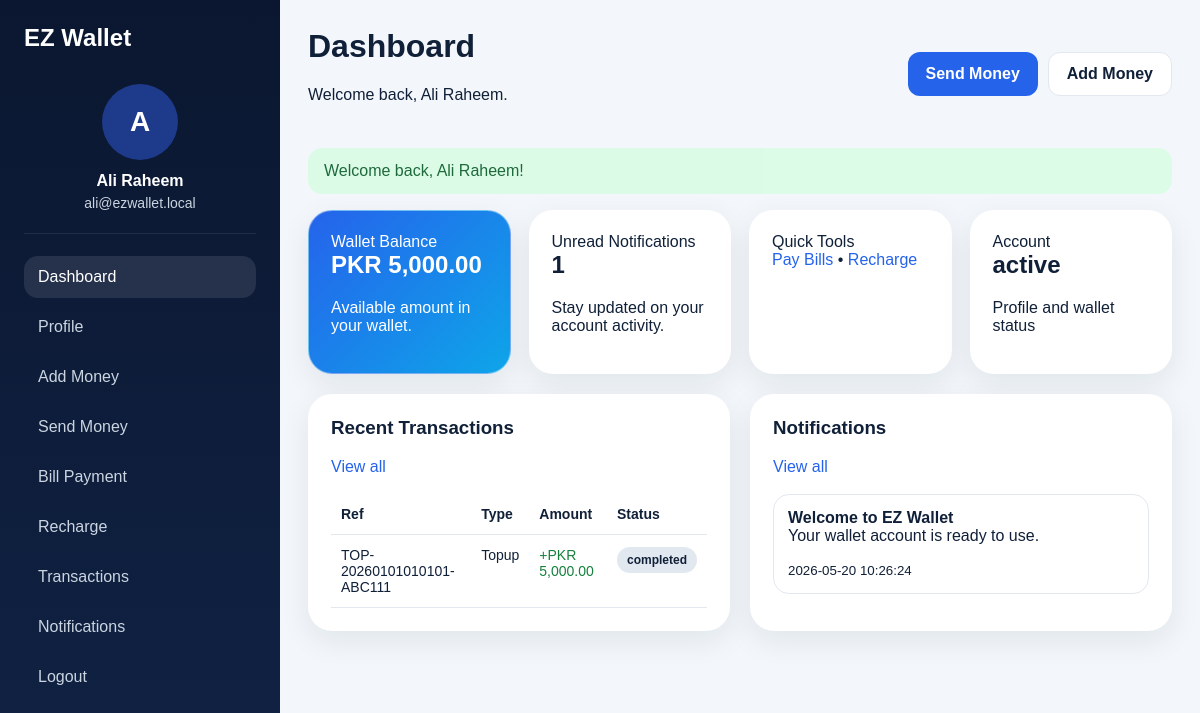
The page /public/index.php?route=dashboard (signed in) on the database its author committed.
### tables this page shows
CREATE TABLE wallets (id INT AUTO_INCREMENT PRIMARY KEY,user_id INT NOT NULL UNIQUE,balance DECIMAL(12,2) NOT NULL DEFAULT 0.00,created_at DATETIME NOT NULL,updated_at DATETIME NOT NULL,CONSTRAINT fk_wallet_user FOREIGN KEY (user_id) REFERENCES users(id) ON DELETE CASCADE);

CREATE TABLE users (id INT AUTO_INCREMENT PRIMARY KEY,name VARCHAR(120) NOT NULL,username VARCHAR(80) NOT NULL UNIQUE,email VARCHAR(150) NOT NULL UNIQUE,phone VARCHAR(30) NOT NULL,password_hash VARCHAR(255) NOT NULL,role ENUM('admin','user') NOT NULL DEFAULT 'user',status ENUM('active','inactive') NOT NULL DEFAULT 'active',avatar VARCHAR(255) NULL,created_at DATETIME NOT NULL,updated_at DATETIME NOT NULL);

CREATE TABLE transactions (id INT AUTO_INCREMENT PRIMARY KEY,reference_no VARCHAR(60) NOT NULL,user_id INT NOT NULL,related_user_id INT NULL,type ENUM('topup','transfer','bill_payment','recharge') NOT NULL,direction ENUM('credit','debit') NOT NULL,amount DECIMAL(12,2) NOT NULL,fee DECIMAL(12,2) NOT NULL DEFAULT 0.00,description VARCHAR(255) NULL,status ENUM('pending','completed','failed') NOT NULL DEFAULT 'completed',created_at DATETIME NOT NULL,INDEX idx_transaction_user (user_id),INDEX idx_reference (reference_no),CONSTRAINT fk_transaction_user FOREIGN KEY (user_id) REFERENCES users(id) ON DELETE CASCADE,CONSTRAINT fk_transaction_related_user FOREIGN KEY (related_user_id) REFERENCES users(id) ON DELETE SET NULL);

CREATE TABLE notifications (id INT AUTO_INCREMENT PRIMARY KEY,user_id INT NOT NULL,title VARCHAR(150) NOT NULL,message TEXT NOT NULL,is_read TINYINT(1) NOT NULL DEFAULT 0,created_at DATETIME NOT NULL,INDEX idx_notification_user (user_id),CONSTRAINT fk_notification_user FOREIGN KEY (user_id) REFERENCES users(id) ON DELETE CASCADE);

### controllers/BaseController.php (called while the page is built, shortened)
<?php
abstract class BaseController
{
    protected function view(string $view, array $data = [], string $layout = 'app'): void
    {
        extract($data);
        $layoutFile = __DIR__ . '/../views/layouts/' . $layout . '.php';
        require $layoutFile;
    }
}

### controllers/UserController.php (called while the page is built, shortened)
<?php
class UserController extends BaseController
{
    public function dashboard(): void
    {
        require_login(); $user=auth_user(); $tx=new Transaction(); $note=new Notification();
        $this->view('user/dashboard', ['title'=>'Dashboard','user'=>$user,'recentTransactions'=>$tx->recentByUser((int)$user['id'],6),'notifications'=>$note->getByUser((int)$user['id'],6),'unreadCount'=>$note->unreadCount((int)$user['id'])], 'dashboard');
    }
}

### public/index.php (called while the page is built, shortened)
<?php
require_once __DIR__ . '/../routes/web.php';
$route = $_GET['route'] ?? 'home';
[$controllerClass, $method] = $routes[$route];
$controller = new $controllerClass();
$controller->$method();

### models/BaseModel.php (called while the page is built, shortened)
<?php
abstract class BaseModel
{
    public function __construct()
    {
        $this->db = Database::getInstance();
    }
}

### config/database.php (called while the page is built)
<?php
class Database
{
    private static ?PDO $instance = null;
    public static function getInstance(): PDO
    {
        if (self::$instance === null) {
            $config = require __DIR__ . '/app.php';
            $db = $config['db'];
            $dsn = sprintf(
                'mysql:host=%s;port=%s;dbname=%s;charset=%s',
                $db['host'],
                $db['port'],
                $db['database'],
                $db['charset']
            );
            self::$instance = new PDO($dsn, $db['username'], $db['password'], [
                PDO::ATTR_ERRMODE => PDO::ERRMODE_EXCEPTION,
                PDO::ATTR_DEFAULT_FETCH_MODE => PDO::FETCH_ASSOC,
                PDO::ATTR_EMULATE_PREPARES => false,
            ]);
        }
        return self::$instance;
    }
}

### models/User.php (called while the page is built, shortened)
<?php
class User extends BaseModel
{
    public function findById(int $id): ?array
    {
        $stmt = $this->db->prepare("SELECT u.*, w.balance FROM users u LEFT JOIN wallets w ON w.user_id=u.id WHERE u.id=?");
        $stmt->execute([$id]);
        return $stmt->fetch() ?: null;
    }
}

### includes/auth.php (called while the page is built, shortened)
<?php
function auth_user(): ?array
{
    if (!empty($_SESSION['user_id'])) {
        return (new User())->findById((int)$_SESSION['user_id']);
    }
    return null;
}

### includes/helpers.php (called while the page is built, shortened)
<?php
function app_config(): array
{
    static $config = null;
    if ($config === null) {
        $config = require __DIR__ . '/../config/app.php';
    }
    return $config;
}
function base_url(string $path = ''): string
{
    $base = rtrim(app_config()['base_path'], '/');
    $path = ltrim($path, '/');
    return $base . ($path ? '/' . $path : '');
}
function e(?string $value): string
{
    return htmlspecialchars((string)$value, ENT_QUOTES, 'UTF-8');
}
function money(float $amount): string
{
    return app_config()['currency'] . ' ' . number_format($amount, 2);
}
function current_route(): string
{
    return $_GET['route'] ?? 'home';
}
function route_is(string $route): bool
{
    return current_route() === $route;
}

### config/app.php (called while the page is built)
<?php
return [
    'app_name' => 'EZ Wallet Secure Financial Transaction',
    'base_path' => '/ez_wallet_secure/public',
    'db' => [
        'host' => '127.0.0.1',
        'port' => '3306',
        'database' => 'ez_wallet_secure',
        'username' => 'root',
        'password' => '',
        'charset' => 'utf8mb4',
    ],
    'currency' => 'PKR',
    'upload_dir' => dirname(__DIR__) . '/uploads/avatars',
    'max_upload_size' => 2097152,
];

### models/Transaction.php (called while the page is built, shortened)
<?php
class Transaction extends BaseModel
{
    public function recentByUser(int $userId, int $limit=5): array
    {
        $stmt=$this->db->prepare("SELECT * FROM transactions WHERE user_id=? ORDER BY created_at DESC LIMIT {$limit}");
        $stmt->execute([$userId]); return $stmt->fetchAll();
    }
}

### models/Notification.php (called while the page is built, shortened)
<?php
class Notification extends BaseModel
{
    public function getByUser(int $userId, int $limit=10): array
    {
        $stmt=$this->db->prepare("SELECT * FROM notifications WHERE user_id=? ORDER BY created_at DESC LIMIT {$limit}");
        $stmt->execute([$userId]);
        return $stmt->fetchAll();
    }
}

### views/user/dashboard.php (the view)
<div class="stats-grid"><div class="stat-card primary"><span>Wallet Balance</span><h2><?= money((float)$user['balance']) ?></h2><p>Available amount in your wallet.</p></div><div class="stat-card"><span>Unread Notifications</span><h2><?= (int)$unreadCount ?></h2><p>Stay updated on your account activity.</p></div><div class="stat-card"><span>Quick Tools</span><p><a href="<?= base_url('index.php?route=wallet/bill-payment') ?>">Pay Bills</a> • <a href="<?= base_url('index.php?route=wallet/recharge') ?>">Recharge</a></p></div><div class="stat-card"><span>Account</span><h2><?= e($user['status']) ?></h2><p>Profile and wallet status</p></div></div><div class="grid-2 section-gap"><div class="card"><div class="card-head between"><h3>Recent Transactions</h3><a href="<?= base_url('index.php?route=transactions') ?>">View all</a></div><div class="table-wrap"><table><thead><tr><th>Ref</th><th>Type</th><th>Amount</th><th>Status</th></tr></thead><tbody><?php foreach ($recentTransactions as $tx): ?><tr><td><?= e($tx['reference_no']) ?></td><td><?= e(ucwords(str_replace('_', ' ', $tx['type']))) ?></td><td class="<?= $tx['direction']==='credit' ? 'text-success' : 'text-danger' ?>"><?= $tx['direction']==='credit' ? '+' : '-' ?><?= money((float)$tx['amount']) ?></td><td><span class="badge"><?= e($tx['status']) ?></span></td></tr><?php endforeach; ?><?php if (!$recentTransactions): ?><tr><td colspan="4">No transactions found.</td></tr><?php endif; ?></tbody></table></div></div><div class="card"><div class="card-head between"><h3>Notifications</h3><a href="<?= base_url('index.php?route=notifications') ?>">View all</a></div><div class="notification-list"><?php foreach ($notifications as $note): ?><div class="note-item"><strong><?= e($note['title']) ?></strong><p><?= e($note['message']) ?></p><small><?= e($note['created_at']) ?></small></div><?php endforeach; ?><?php if (!$notifications): ?><p>No notifications yet.</p><?php endif; ?></div></div></div>

### views/partials/sidebar.php
<?php $auth = auth_user(); ?><aside class="sidebar"><div class="sidebar-brand">EZ Wallet</div><div class="sidebar-user"><div class="avatar-circle"><?php if (!empty($auth['avatar'])): ?><img src="<?= base_url('../uploads/avatars/' . $auth['avatar']) ?>" alt="Avatar" class="avatar-img"><?php else: ?><span><?= strtoupper(substr($auth['name'], 0, 1)) ?></span><?php endif; ?></div><h4><?= e($auth['name']) ?></h4><p><?= e($auth['email']) ?></p></div><nav class="sidebar-nav"><a href="<?= base_url('index.php?route=dashboard') ?>" class="<?= route_is('dashboard') ? 'active' : '' ?>">Dashboard</a><a href="<?= base_url('index.php?route=profile') ?>" class="<?= route_is('profile') ? 'active' : '' ?>">Profile</a><a href="<?= base_url('index.php?route=wallet/add-money') ?>">Add Money</a><a href="<?= base_url('index.php?route=wallet/send-money') ?>">Send Money</a><a href="<?= base_url('index.php?route=wallet/bill-payment') ?>">Bill Payment</a><a href="<?= base_url('index.php?route=wallet/recharge') ?>">Recharge</a><a href="<?= base_url('index.php?route=transactions') ?>">Transactions</a><a href="<?= base_url('index.php?route=notifications') ?>">Notifications</a><a href="<?= base_url('index.php?route=logout') ?>">Logout</a></nav></aside>

### views/partials/dashboard_header.php
<?php $auth = auth_user(); ?><header class="dashboard-header"><div><h1><?= e($title ?? 'Dashboard') ?></h1><p>Welcome back, <?= e($auth['name']) ?>.</p></div><div class="header-actions"><?php if ($auth['role'] === 'user'): ?><a href="<?= base_url('index.php?route=wallet/send-money') ?>" class="btn btn-primary">Send Money</a><a href="<?= base_url('index.php?route=wallet/add-money') ?>" class="btn btn-outline">Add Money</a><?php else: ?><a href="<?= base_url('index.php?route=admin/reports') ?>" class="btn btn-primary">View Reports</a><?php endif; ?></div></header>

### assets/css/app.css (style rules this page uses)
:root { --bg:#07111f;--bg2:#0c1b31;--text:#102038;--muted:#64748b;--primary:#2563eb;--primary2:#1d4ed8;--success:#15803d;--danger:#dc2626;--border:#e2e8f0 }
* { box-sizing:border-box }
body { margin:0;font-family:Arial,Helvetica,sans-serif;color:var(--text);background:#f3f7fb }
a { text-decoration:none;color:var(--primary) }
h1,h2,h3,h4,p { margin-top:0 }
.between { justify-content:space-between }
.btn { display:inline-flex;align-items:center;justify-content:center;padding:12px 18px;border-radius:12px;border:none;cursor:pointer;font-weight:700 }
.btn-primary { background:var(--primary);color:#fff }
.btn-outline { background:#fff;border:1px solid var(--border);color:var(--text) }
.glass-card,.card,.info-card,.auth-card,.form-card,.stat-card { background:#fff;border:1px solid rgba(255,255,255,.4);border-radius:24px;box-shadow:0 10px 30px rgba(15,23,42,.08) }
.two-col,.grid-2 { display:grid;grid-template-columns:repeat(2,1fr);gap:20px }
.sidebar { background:linear-gradient(180deg,#0b1730,#102244);color:#fff;padding:24px;position:sticky;top:0;height:100vh }
.sidebar-brand { font-size:24px;font-weight:800;margin-bottom:20px }
.sidebar-user { text-align:center;padding:12px 0 22px;border-bottom:1px solid rgba(255,255,255,.08) }
.avatar-circle { width:76px;height:76px;border-radius:50%;background:#1e3a8a;display:grid;place-items:center;margin:0 auto 12px;font-size:28px;font-weight:800;overflow:hidden }
.sidebar-user h4 { margin:0 0 5px }
.sidebar-user p { margin:0;color:#cbd5e1;font-size:14px }
.sidebar-nav { display:grid;gap:8px;margin-top:22px }
.sidebar-nav a { color:#cbd5e1;padding:12px 14px;border-radius:14px }
.sidebar-nav a.active,.sidebar-nav a:hover { background:rgba(255,255,255,.1);color:#fff }
.dashboard-header { display:flex;justify-content:space-between;align-items:center;padding:28px 28px 0;gap:16px }
.header-actions { display:flex;gap:10px;flex-wrap:wrap }
.stats-grid { display:grid;grid-template-columns:repeat(4,1fr);gap:18px }
.stat-card { padding:22px }
.stat-card.primary { background:linear-gradient(135deg,#2563eb,#0ea5e9);color:#fff }
.card { padding:22px }
.card-head { margin-bottom:18px }
.section-gap { margin-top:20px }
.table-wrap { overflow:auto }
table { width:100%;border-collapse:collapse }
th,td { padding:12px 10px;border-bottom:1px solid var(--border);text-align:left;vertical-align:top;font-size:14px }
.badge { display:inline-block;padding:6px 10px;border-radius:999px;background:#e2e8f0;font-size:12px;font-weight:700 }
.notification-list { display:grid;gap:14px }
.note-item { padding:14px;border:1px solid var(--border);border-radius:16px;background:#fff }
.text-success { color:var(--success) }

### rows shown on the page
wallets: user.name "A", user.name "Ali Raheem", user.email "ali@ezwallet.local", balance "PKR 5,000.00", user.status "active"
transactions: reference_no "TOP-20260101010101-ABC111", type "Topup", amount "PKR 5,000.00", status "completed"
notifications: title "Welcome to EZ Wallet", message "Your wallet account is ready to use.", created_at "2026-05-20 10:26:24"

### other values the page prints
$title "Dashboard"
$flash['message'] "Welcome back, Ali Raheem!"
$unreadCount "1"
